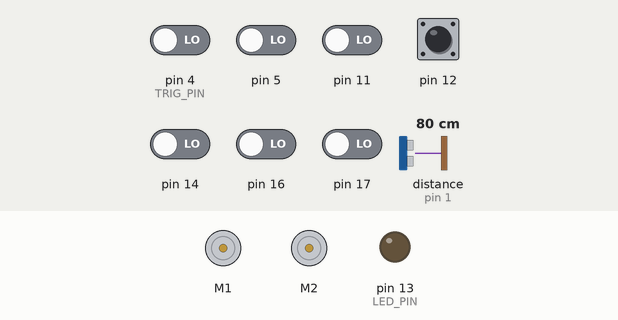
Simulated run of this sketch. Board: Arduino Uno, built with avr-gcc and run on an emulated ATmega328P. On the bench: 2 × DC motor (green arrow = forward, orange = backward, longer = faster), output pins drawn as LEDs (lit = HIGH). Dashed ring = blinking. Inputs (shaded band) come from the test bench; at power-on: pin 12 HIGH, pin 4 (TRIG_PIN), pin 5, pin 11, pin 14, pin 16, pin 17 LOW, distance to the obstacle (sensor on pin 1) 80 cm. The echo pulse lasts 58.3 µs per cm.

Above: at 0.8 s.
0.9 s: pin 12 pulled LOW for 0.15 s
At 1.26 s:
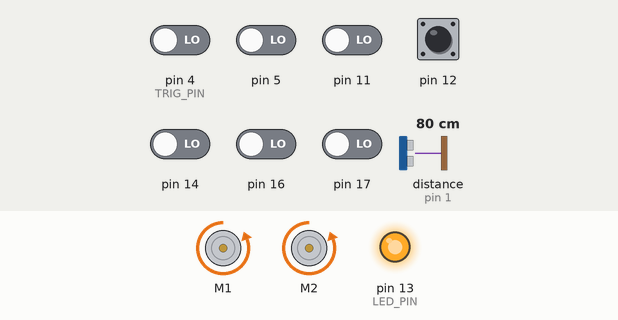
3.9 s: pin 4 (TRIG_PIN) driven HIGH and pin 5 driven HIGH
At 5.4 s:
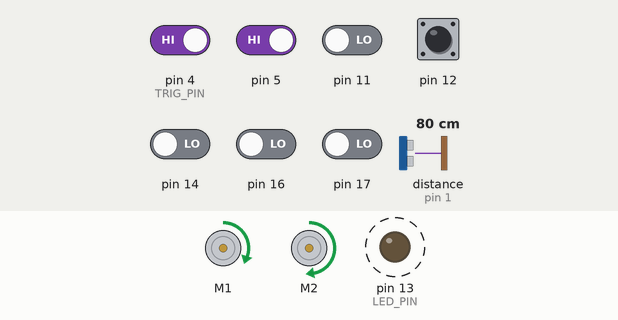
6.2 s: distance to the obstacle (sensor on pin 1) set to 9 cm
At 7.0 s:
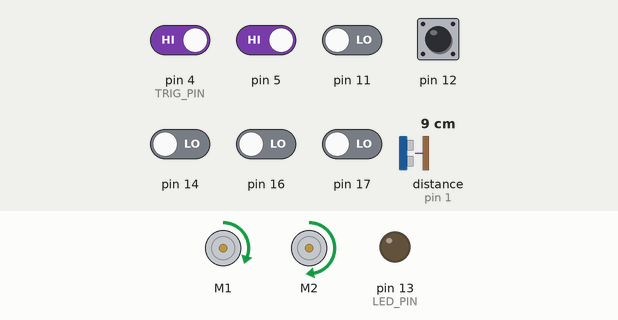
7.7 s: distance to the obstacle (sensor on pin 1) set to 6 cm
At 9.0 s:
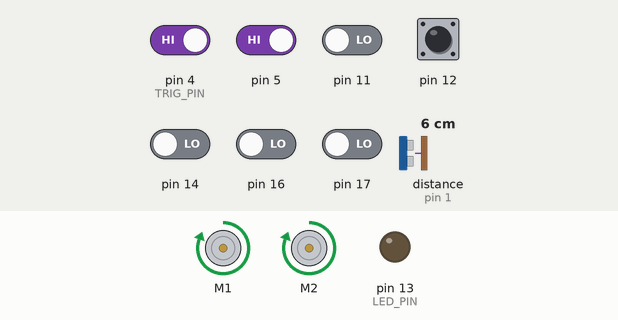
9.3 s: pin 4 (TRIG_PIN) driven LOW
At 9.99 s:
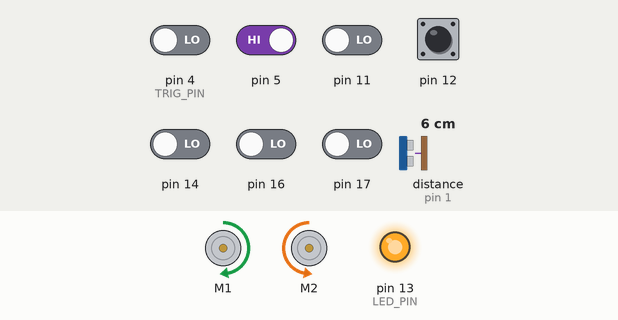
12.3 s: pin 4 (TRIG_PIN) driven HIGH
At 14.0 s:
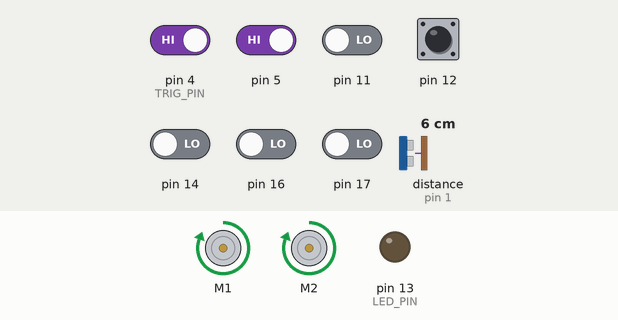
Timing chart, 0 to 15.5 s (numbered marks = the images above; inputs shaded):
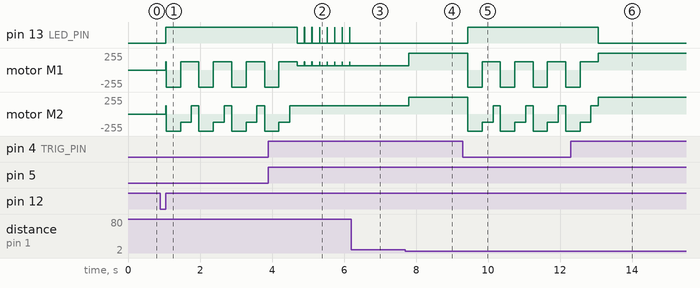

The sketch:

ZUMO_SHIELD.ino
```cpp
#include <Wire.h>
#include <ZumoShield.h>
#include <ZumoMotors.h>
#include <Pushbutton.h>
void calibrateTheUltrasonic();
void LineDetection();

// MY NOTES
// INFRARED SENSOR used to detect the white band - maximum 5 mm
//CAPTEUR ULTRRASON = pin 13
//CONTROLE DES MOTEURS = digital pin 7-10  (7 motor 1 direction, 8 motor 2 direction)  (9 motor 1 speed, 10 motor 2 speed)
//COURANT FOUNIT PAR LA BATTERIE = gnd(borne -) et vin(borne +)

#define LED_PIN 13
#define QTR_THRESHOLD  1500
const int TRIG_PIN = 4; //Initialize ultrasonic sensor
const int ECHO_PIN = 1; //Initialize ultrasonic sensor

#define REVERSE_SPEED     400 // Initialize motor speed
#define REVERSE_DURATION  200

#define TURN_SPEED        200
#define TURN_DURATION     300

#define FORWARD_SPEED     200
#define FORWARD_DURATION  200

#define line_detectors 6
unsigned int sensor_values[line_detectors];

ZumoMotors motors;
Pushbutton button(ZUMO_BUTTON);
ZumoReflectanceSensorArray sensors(QTR_NO_EMITTER_PIN);

long durationTime;
long cm;


void setup() {
  pinMode(LED_PIN, HIGH); //Set light to on
  Serial.begin(9600); //Monitor
  button.waitForButton();
}

void loop() {
  //
  digitalWrite(LED_PIN, HIGH);
  motors.setSpeeds(FORWARD_SPEED, FORWARD_SPEED);
  calibrateTheUltrasonic();
  LineDetection();
}

// Default configuration-The Pulse is High, Put it down or initialize it
void calibrateTheUltrasonic(){
  pinMode(TRIG_PIN, OUTPUT);
  digitalWrite(TRIG_PIN, LOW);
  delayMicroseconds(2);
  digitalWrite(TRIG_PIN, HIGH);
  delayMicroseconds(10);
  digitalWrite(TRIG_PIN, LOW);

  pinMode(ECHO_PIN, INPUT);
  durationTime = pulseIn(ECHO_PIN, HIGH);
  cm = durationTime/ 29 / 2;
}

void LineDetection(){
 sensors.read(sensor_values);

 if (sensor_values[0] < QTR_THRESHOLD)  //Left most sensor + right
 {
    motors.setSpeeds(-REVERSE_SPEED, -REVERSE_SPEED);
    delay(2*REVERSE_DURATION);
    motors.setSpeeds(TURN_SPEED, -TURN_SPEED);
    delay(TURN_DURATION);
    motors.setSpeeds(FORWARD_SPEED, FORWARD_SPEED);
    delay(FORWARD_DURATION);
 }
 else if (sensor_values[0] && sensor_values[5] < QTR_THRESHOLD)  //combination + leftmost sensor + right
 {
    motors.setSpeeds(-REVERSE_SPEED, -REVERSE_SPEED);
    delay(2*REVERSE_DURATION);
    motors.setSpeeds(TURN_SPEED, -TURN_SPEED);
    delay(TURN_DURATION);
    motors.setSpeeds(FORWARD_SPEED, FORWARD_SPEED);
    delay(FORWARD_DURATION);
 }
 else if (sensor_values[5] < QTR_THRESHOLD) // right most sensor + left
 {
    motors.setSpeeds(-REVERSE_SPEED, -REVERSE_SPEED);
    delay(2*REVERSE_DURATION);
    motors.setSpeeds(-TURN_SPEED, TURN_SPEED);
    delay(TURN_DURATION);
    motors.setSpeeds(FORWARD_SPEED, FORWARD_SPEED);
    delay(FORWARD_DURATION);
 }
 else
 {
    if(cm < 8)
    {
    digitalWrite(LED_PIN, LOW);

    // double speed
    motors.setSpeeds(FORWARD_SPEED*2, FORWARD_SPEED*2);
    delay(FORWARD_DURATION);
    }
    else
    {
      digitalWrite(LED_PIN, LOW);

      // turn to randomize direction
      motors.setSpeeds(FORWARD_SPEED*0.5, FORWARD_SPEED);

      delay(FORWARD_DURATION);
    }
 }

}
```

Measured:
- the behaviour switches between 8 and 7 cm on distance to the obstacle (sensor on pin 1) (found by bisection; images 3 and 4)
- after the input at 0.9 s, pin 13 (LED_PIN): LOW → HIGH after 0.15 s; motor M1: alternates backward 255/255 for 0.40 s and forward 127/255 for 0.51 s, starting after 0.15 s; motor M2: stopped → forward 127/255 after 0.15 s, then repeats every 0.91 s: backward 255/255 0.40 s, backward 127/255 0.30 s, forward 127/255 0.21 s
- after the input at 3.9 s, pin 13 (LED_PIN): alternates HIGH for 0.01 s and LOW for 0.20 s, starting after 0.80 s; motor M2: goes on until 4.5 s, then stays forward 127/255
- after the input at 6.2 s, pin 13 (LED_PIN): stops changing and stays LOW; motor M1: stops changing and stays forward 63/255
- after the input at 7.7 s, motor M1: forward 63/255 → forward 255/255 after 0.10 s; motor M2: forward 127/255 → forward 255/255 after 0.10 s
- after the input at 9.3 s, pin 13 (LED_PIN): LOW → HIGH after 0.13 s instead of 3.0 s; motor M2: forward 255/255 → backward 255/255 after 0.14 s, then repeats every 0.91 s: backward 127/255 0.30 s, forward 127/255 0.20 s, backward 255/255 0.40 s
- after the input at 12.3 s, pin 13 (LED_PIN): HIGH → LOW after 0.76 s
